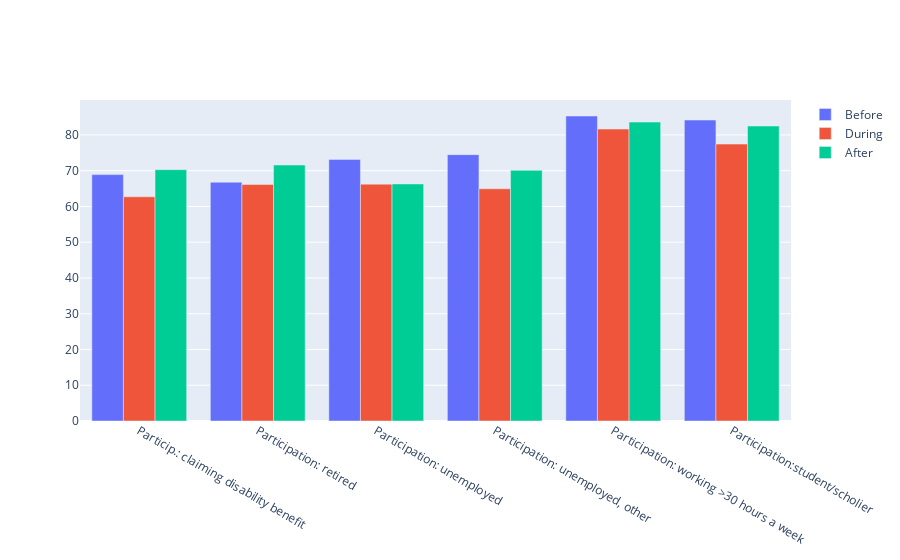

Notebook cell for this chart:
### Code cell
draw_bar(aver_tp)

### Figure 1 — Plotly figure (JSON) as saved in the notebook; plotly's stock layout.template omitted (floating-point values rounded to 4 significant figures)
{"data": [{"name": "Before", "type": "bar", "x": ["Particip.: claiming disability benefit", "Participation: retired", "Participation: unemployed", "Participation: unemployed, other", "Participation: working >30 hours a week", "Participation:student/scholier"], "xaxis": "x", "y": [68.91, 66.79, 73.17, 74.49, 85.29, 84.17], "yaxis": "y"}, {"name": "During", "type": "bar", "x": ["Particip.: claiming disability benefit", "Participation: retired", "Participation: unemployed", "Participation: unemployed, other", "Participation: working >30 hours a week", "Participation:student/scholier"], "xaxis": "x", "y": [62.7, 66.15, 66.25, 64.95, 81.65, 77.45], "yaxis": "y"}, {"name": "After", "type": "bar", "x": ["Particip.: claiming disability benefit", "Participation: retired", "Participation: unemployed", "Participation: unemployed, other", "Participation: working >30 hours a week", "Participation:student/scholier"], "xaxis": "x", "y": [70.3, 71.6, 66.3, 70.1, 83.6, 82.5], "yaxis": "y"}], "layout": {"autosize": true, "barmode": "group", "xaxis": {"anchor": "y", "autorange": true, "domain": [0, 1], "range": [-0.5, 5.5], "type": "category"}, "yaxis": {"anchor": "x", "autorange": true, "domain": [0, 1], "range": [0, 89.78], "type": "linear"}}}
